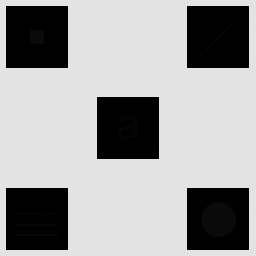
#> input picture Imagen_con_detalles_escondidos.tif, 256 x 256 px
$ python TP1_PDI_ej_1_Contraste.py
#> lines starting #> are read from the running program, lines starting #| are printed output that depends on the picture
import cv2
import numpy as np
import matplotlib.pyplot as plt

# Cargo la imagen
img = cv2.imread('Imagen_con_detalles_escondidos.tif', cv2.IMREAD_GRAYSCALE)
#> img is the input picture: shape (256, 256); min 0, max 228, mean 160.7

m = np.mean(img)
#> m = 160.7
E = 0.1

img2 = 1 / (1 + (m/(img + np.finfo(float).eps) )**E)
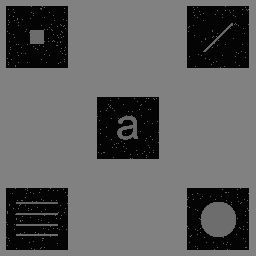
#> img2: shape (256, 256) float64; min 0.0161, max 0.509, mean 0.378

plt.subplot(121)
h=plt.imshow(img,cmap='gray')
plt.colorbar(h)
plt.title('Imagen Original')
plt.subplot(122)
h=plt.imshow(img2, cmap='gray')
plt.colorbar(h)
plt.title('Estrechado de constraste')
plt.show()
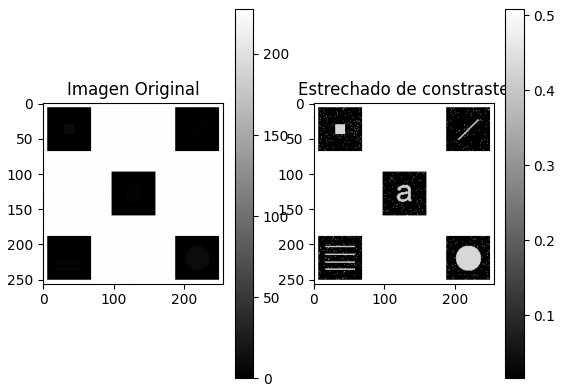
#> figure drawn by matplotlib, 4 panels
